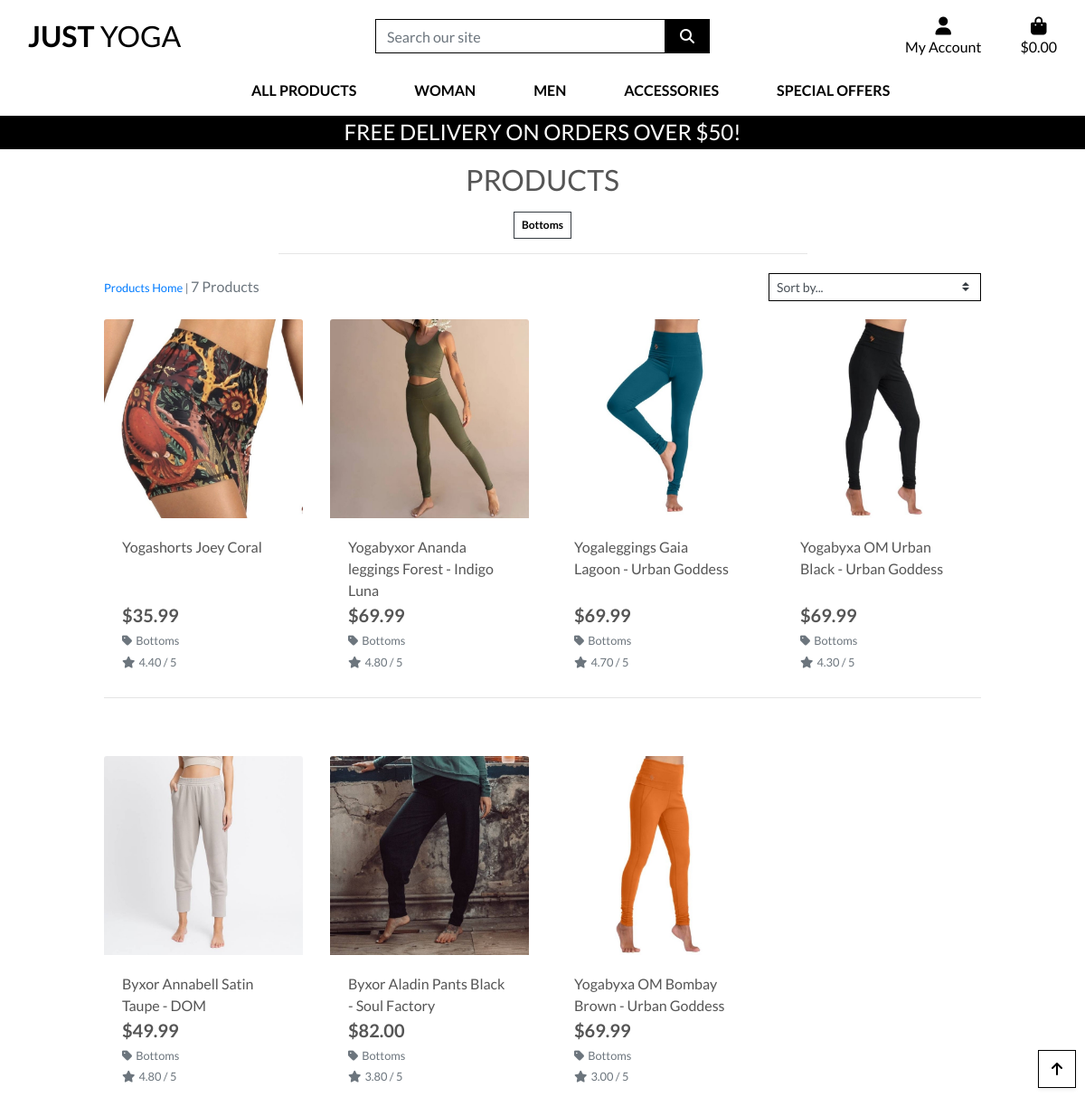
Page /products/?category=bottoms_woman on the earlier database version.
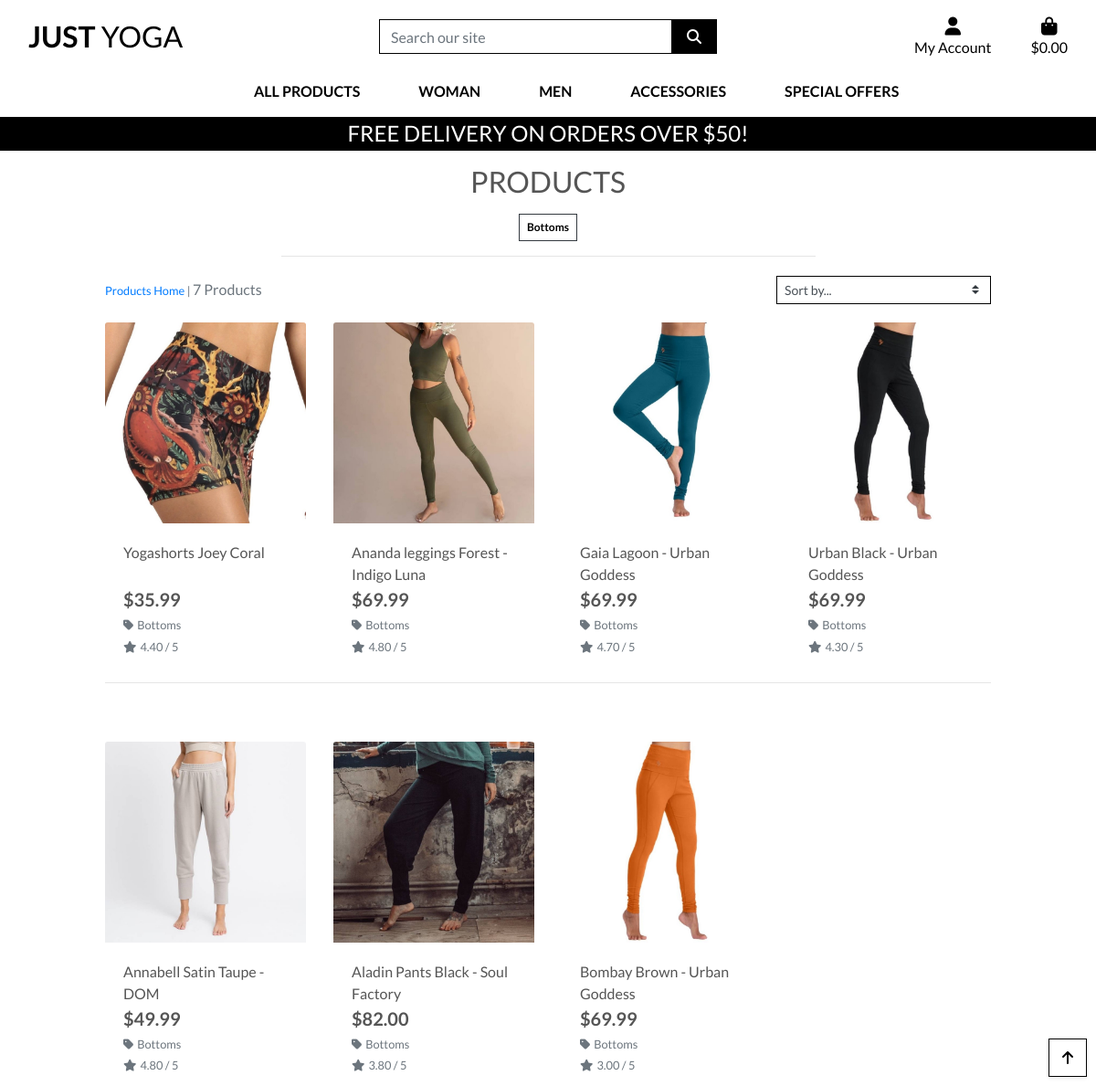
Same page on the later database version.
### products/models.py (models this page shows, shortened)
class Category(models.Model):
    name = models.CharField(max_length=254)
    friendly_name = models.CharField(max_length=254, null=True, blank=True)

class Product(models.Model):
    category = models.ForeignKey('Category', null=True, blank=True, on_delete=models.SET_NULL)
    sku = models.CharField(max_length=254, null=True, blank=True)
    name = models.CharField(max_length=254)
    description = models.TextField()
    price = models.DecimalField(max_digits=6, decimal_places=2)
    rating = models.DecimalField(max_digits=6, decimal_places=2, null=True, blank=True)
    image_url = models.URLField(max_length=1024, null=True, blank=True)
    image = models.ImageField(null=True, blank=True)

### products/views.py (the view, shortened to what this page needs)
# urls.py: path('', views.all_products, name='products'),
def all_products(request):
    products = Product.objects.all()
    query = None
    categories = None
    sort = None
    direction = None
    if request.GET:
        if 'category' in request.GET:
            categories = request.GET['category'].split(',')
            products = products.filter(category__name__in=categories)
            categories = Category.objects.filter(name__in=categories)
    current_sorting = f'{sort}_{direction}'
    context = {
        'products': products,
        'search_term': query,
        'current_categories': categories,
        'current_sorting': current_sorting,
    }
    return render(request, 'products/products.html', context)

### bag/contexts.py (called while the page is built, shortened)
def bag_contents(request):
    bag_items = []
    total = 0
    product_count = 0
    bag = request.session.get('bag', {})
    if total < settings.FREE_DELIVERY_THRESHOLD:
        delivery = total * Decimal(settings.STANDARD_DELIVERY_PERCENTAGE / 100)
        free_delivery_delta = settings.FREE_DELIVERY_THRESHOLD - total
    else:
        delivery = 0
        free_delivery_delta = 0
    grand_total = delivery + total
    context = {
        'bag_items': bag_items,
        'total': total,
        'product_count': product_count,
        'delivery': delivery,
        'free_delivery_delta': free_delivery_delta,
        'free_delivery_threshold': settings.FREE_DELIVERY_THRESHOLD,
        'grand_total': grand_total,
    }
    return context

### products/templates/products/products.html (shortened to what this page needs)
{% extends "base.html" %}
{% load static %}
{% block page_header %}
    <div class="container header-container">
    </div>
{% endblock %}
{% block content %}
    <div class="overlay"></div>
    <div class="container-fluid">
        <div class="row">
            <div class="col text-center mt-3">
                <h2 class="logo-font">Products</h2>
                {% for c in current_categories %}
                    <a class="category-badge text-decoration-none" href="{% url 'products' %}?category={{ c.name }}">
                        <span class="p-2 mt-2 badge badge-white text-black rounded-0 border border-dark">{{ c.friendly_name }}</span>
                    </a>
                {% endfor %}
                <hr class="w-50 mb-1">
            </div>
        </div>
        <div class="row">
            <div class="product-container col-10 offset-1">
                <div class="row mt-1 mb-2">
                    <div class="col-12 col-md-6 my-auto order-md-last d-flex justify-content-center justify-content-md-end">
                        <div class="sort-select-wrapper w-50">
                            <select id="sort-selector" class="custom-select custom-select-sm rounded-0 border border-{% if current_sorting != 'None_None' %}info{% else %}black{% endif %}">
                                <option value="reset" {% if current_sorting == 'None_None' %}selected{% endif %}>Sort by...</option>
                            </select>
                        </div>
                    </div>
                    <div class="col-12 col-md-6 order-md-first">
                        <p class="text-muted mt-3 text-center text-md-left">
                            {% if search_term or current_categories or current_sorting != 'None_None' %}
                                <span class="small"><a href="{% url 'products' %}">Products Home</a> | </span>
                            {% endif %}
                            {{ products|length }} Products{% if search_term %} found for <strong>"{{ search_term }}"</strong>{% endif %}
                        </p>
                    </div>
                </div>
                <div class="row">
                    {% for product in products %}
                        <div class="col-sm-6 col-md-6 col-lg-4 col-xl-3">
                            <div class="card h-100 border-0">
                                {% if product.image %}
                                <a href="{% url 'product_detail' product.id %}">
                                    <img class="card-img-top img-fluid" src="{{ product.image.url }}" alt="{{ product.name }}">
                                </a>
                                {% else %}
                                <a href="{% url 'product_detail' product.id %}">
                                    <img class="card-img-top img-fluid" src="{{ MEDIA_URL }}noimage.png" alt="{{ product.name }}">
                                </a>
                                {% endif %}
                                <div class="card-body pb-0">
                                    <p class="mb-0">{{ product.name }}</p>
                                </div>
                                <div class="card-footer bg-white pt-0 border-0 text-left">
                                    <div class="row">
                                        <div class="col">
                                            <p class="lead mb-0 text-left font-weight-bold">${{ product.price }}</p>
                                            {% if product.category %}
                                            <p class="small mt-1 mb-0">
                                                <a class="text-muted" href="{% url 'products' %}?category={{ product.category.name }}">
                                                    <i class="fas fa-tag mr-1"></i>{{ product.category.friendly_name }}
                                                </a>
                                            </p>
                                            {% endif %}
                                            {% if product.rating %}
                                                <small class="text-muted"><i class="fas fa-star mr-1"></i>{{ product.rating }} / 5</small>
                                            {% else %}
                                                <small class="text-muted">No Rating</small>
                                            {% endif %}
                                        </div>
                                    </div>
                                </div>
                            </div>
                        </div>
                        {% if forloop.counter|divisibleby:4 %}
                            <div class="col-12 d-none d-xl-block mb-5">
                                <hr>
                            </div>
                        {% endif %}
                    {% endfor %}
                </div>
            </div>
        </div>
    </div>
    <div class="btt-button shadow-sm rounded-0 border border-black">
        <a class="btt-link d-flex h-100">
            <i class="fas fa-arrow-up text-black mx-auto my-auto"></i>
        </a>
    </div>
{% endblock %}

### templates/base.html (shortened to what this page needs)
{% load static %}
<!doctype html>
<html lang="en">
  <head>
    {% block corecss %}
        <link rel="stylesheet" href="https://stackpath.bootstrapcdn.com/bootstrap/4.4.1/css/bootstrap.min.css">
        <link rel="stylesheet" href="{% static 'css/base.css' %}">
    {% endblock %}
  </head>
  <body>
    <header class="container-fluid fixed-top">
        <div id="topnav" class="row bg-white pt-lg-2 d-none d-lg-flex">
            <div class="col-12 col-lg-4 my-auto py-1 py-lg-0 text-center text-lg-left">
                <a href="{% url 'home' %}" class="nav-link main-logo-link">
                    <h2 class="logo-font text-black my-0"><strong>Just</strong> Yoga</h2>
                </a>
            </div>
            <div class="col-12 col-lg-4 my-auto py-1 py-lg-0">
                <form method="GET" action="{% url 'products' %}">
                    <div class="input-group w-100">
                        <input class="form-control border border-black rounded-0" type="text" name="q" placeholder="Search our site">
                        <div class="input-group-append">
                            <button class="form-control btn btn-black border border-black rounded-0" type="submit">
                                <span class="icon">
                                    <i class="fas fa-search"></i>
                                </span>
                            </button>
                        </div>
                    </div>
                </form>
            </div>
            <div class="col-12 col-lg-4 my-auto py-1 py-lg-0">
                <ul class="list-inline list-unstyled text-center text-lg-right my-0">
                    <li class="list-inline-item dropdown">
                        <a class="text-black nav-link" href="#" id="user-options" data-toggle="dropdown" aria-haspopup="true" aria-expanded="false">
                            <div class="text-center">
                                <div><i class="fas fa-user fa-lg"></i></div>
                                <p class="my-0">My Account</p>
                            </div>
                        </a>
                    </li>
                    <li class="list-inline-item">
                        <a class="{% if grand_total %}text-info font-weight-bold{% else %}text-black{% endif %} nav-link" href="{% url 'view_bag' %}">
                            <div class="text-center">
                                <div><i class="fas fa-shopping-bag fa-lg"></i></div>
                                <p class="my-0">
                                    {% if grand_total %}
                                        ${{ grand_total|floatformat:2 }}
                                    {% else %}
                                        $0.00
                                    {% endif %}
                                </p>
                            </div>
                        </a>
                    </li>
                </ul>
            </div>
        </div>
        <div class="row bg-white">
            <nav class="navbar navbar-expand-lg navbar-light w-100">
                {% include 'includes/mobile-top-header.html' %}
                {% include 'includes/main-nav.html' %}
            </nav>
        </div>
        <div id="delivery-banner" class="row text-center">
            <div class="col bg-black text-white">
                <h4 class="logo-font my-1">Free delivery on orders over ${{ free_delivery_threshold }}!</h4>
            </div>
        </div>
    </header>
    {% block page_header %}
    {% endblock %}
    {% block content %}
    {% endblock %}
  </body>
</html>

### templates/includes/mobile-top-header.html (shortened to what this page needs)
<ul>
</ul>

### templates/includes/main-nav.html (shortened to what this page needs)
<div class="collapse navbar-collapse" id="main-nav">
    <ul class="navbar-nav w-auto mx-auto">
        <li class="nav-item dropdown">
            <a class="logo-font font-weight-bold nav-link text-black mr-5" href="#" id="all-products-link" data-toggle="dropdown" aria-haspopup="true" aria-expanded="false">
                All Products
            </a>
        </li>
        <li class="nav-item dropdown">
            <a class="logo-font font-weight-bold nav-link text-black mr-5" href="#" id="clothing-link" data-toggle="dropdown" aria-haspopup="true" aria-expanded="false">
                Woman
            </a>
        </li>
        <li class="nav-item dropdown">
            <a class="logo-font font-weight-bold nav-link text-black mr-5" href="#" id="clothing-link" data-toggle="dropdown" aria-haspopup="true" aria-expanded="false">
                Men
            </a>
        </li>
        <li class="nav-item dropdown">
            <a class="logo-font font-weight-bold nav-link text-black mr-5" href="#" id="clothing-link" data-toggle="dropdown" aria-haspopup="true" aria-expanded="false">
                Accessories
            </a>
        </li>
        <li class="nav-item dropdown">
            <a class="logo-font font-weight-bold nav-link text-black" href="#" id="specials-link" data-toggle="dropdown" aria-haspopup="true" aria-expanded="false">
                Special Offers
            </a>
        </li>
    </ul>
</div>

### static/css/base.css (style rules this page uses)
html { height: 100%; }
body { background: url('/media/yoga-bg.jpeg') no-repeat center center fixed; background-size: cover; height: calc(100vh - 164px); color: #555; font-family: 'Lato'; }
.icon { align-items: center; display: inline-flex; justify-content: center; height: 1.5rem; width: 1.5rem; }
.logo-font { text-transform: uppercase; }
.main-logo-link { width: fit-content; }
.btn-black { background: black; color: white; }
.text-black { color: #000 !important; }
.border-black { border: 1px solid black !important; }
.bg-black { background: #000 !important; }
.overlay { height: 100%; width: 100%; top: 0; left: 0; position: fixed; background: white; z-index: -1; }
.btt-button { height: 42px; width: 42px; position: fixed; bottom: 10px; right: 10px; }
.btt-link { cursor: pointer; }
@media (min-width: 1200px) { .container { max-width: 80%; } }
@media (min-width: 992px) { .header-container { padding-top: 164px; } }

Differences in the rows shown:
changed Product: name "Yogabyxor Ananda leggings Forest - Indigo Luna" → "Ananda leggings Forest - Indigo Luna"
changed Product: name "Yogaleggings Gaia Lagoon - Urban Goddess" → "Gaia Lagoon - Urban Goddess"
changed Product: name "Yogabyxa OM Urban Black - Urban Goddess" → "Urban Black - Urban Goddess"
changed Product: name "Byxor Annabell Satin Taupe - DOM" → "Annabell Satin Taupe - DOM"
changed Product: name "Byxor Aladin Pants Black - Soul Factory" → "Aladin Pants Black - Soul Factory"
changed Product: name "Yogabyxa OM Bombay Brown - Urban Goddess" → "Bombay Brown - Urban Goddess"
